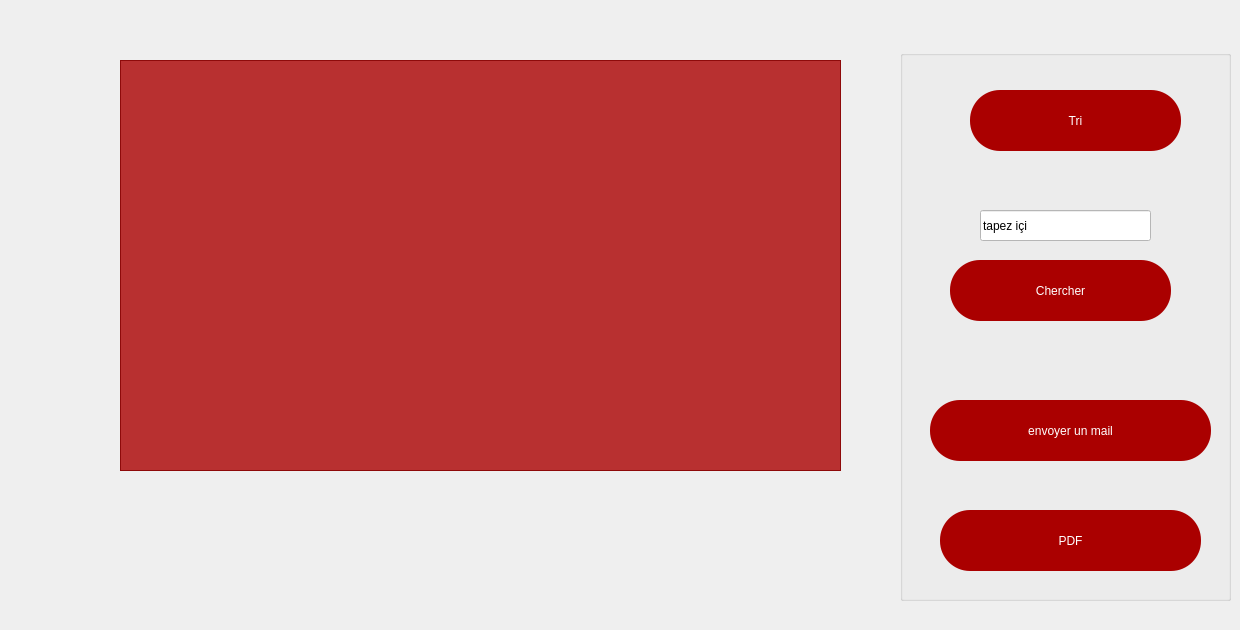
   <widget class="QWidget" name="afficherp">
    <widget class="QTableView" name="produit_2">
     <property name="enabled">
      <bool>true</bool>
     </property>
     <property name="geometry">
      <rect>
       <x>120</x>
       <y>60</y>
       <width>721</width>
       <height>411</height>
      </rect>
     </property>
     <property name="styleSheet">
      <string notr="true">background-color: rgb(170, 0, 0,80%);
font: 16pt &quot;MS Shell Dlg 2&quot;;
</string>
     </property>
    </widget>
    <widget class="QToolButton" name="retourfromaf">
     <property name="geometry">
      <rect>
       <x>70</x>
       <y>550</y>
       <width>101</width>
       <height>71</height>
      </rect>
     </property>
     <property name="text">
      <string/>
     </property>
     <property name="icon">
      <iconset>
       <normaloff>:/img/rs/retour.png</normaloff>:/img/rs/retour.png</iconset>
     </property>
     <property name="iconSize">
      <size>
       <width>60</width>
       <height>60</height>
      </size>
     </property>
     <property name="autoRaise">
      <bool>true</bool>
     </property>
    </widget>
    <widget class="QGroupBox" name="groupBox_2">
     <property name="geometry">
      <rect>
       <x>900</x>
       <y>50</y>
       <width>331</width>
       <height>551</height>
      </rect>
     </property>
     <property name="title">
      <string/>
     </property>
     <widget class="QPushButton" name="pushButton_2">
      <property name="geometry">
       <rect>
        <x>30</x>
        <y>350</y>
        <width>281</width>
        <height>61</height>
       </rect>
      </property>
      <property name="styleSheet">
       <string notr="true">font: 16pt &quot;MS Shell Dlg 2&quot;;
color: rgb(255, 255, 255);
background-color: rgb(170, 0, 0);
border-radius: 30px;</string>
      </property>
      <property name="text">
       <string>envoyer un mail</string>
      </property>
      <property name="icon">
       <iconset>
        <normaloff>:/img/rs/mailing.png</normaloff>:/img/rs/mailing.png</iconset>
      </property>
      <property name="iconSize">
       <size>
        <width>60</width>
        <height>60</height>
       </size>
      </property>
     </widget>
     <widget class="QPushButton" name="cherchep">
      <property name="geometry">
       <rect>
        <x>50</x>
        <y>210</y>
        <width>221</width>
        <height>61</height>
       </rect>
      </property>
      <property name="styleSheet">
       <string notr="true">font: 16pt &quot;MS Shell Dlg 2&quot;;
color: rgb(255, 255, 255);
background-color: rgb(170, 0, 0);
border-radius: 30px;</string>
      </property>
      <property name="text">
       <string>Chercher</string>
      </property>
      <property name="icon">
       <iconset>
        <normaloff>:/img/rs/search.png</normaloff>:/img/rs/search.png</iconset>
      </property>
      <property name="iconSize">
       <size>
        <width>60</width>
        <height>60</height>
       </size>
      </property>
     </widget>
     <widget class="QLineEdit" name="cherchp">
      <property name="geometry">
       <rect>
        <x>80</x>
        <y>160</y>
        <width>171</width>
        <height>31</height>
       </rect>
      </property>
      <property name="styleSheet">
       <string notr="true">background-color: rgb(255, 255, 255);
font: 10pt &quot;MS Shell Dlg 2&quot;;
color: rgb(0, 0, 0);</string>
      </property>
      <property name="inputMask">
       <string/>
      </property>
      <property name="text">
       <string>tapez içi</string>
      </property>
     </widget>
     <widget class="QPushButton" name="trie">
      <property name="geometry">
       <rect>
        <x>70</x>
        <y>40</y>
        <width>211</width>
        <height>61</height>
       </rect>
      </property>
      <property name="styleSheet">
       <string notr="true">font: 16pt &quot;MS Shell Dlg 2&quot;;
color: rgb(255, 255, 255);
background-color: rgb(170, 0, 0);
border-radius: 30px;</string>
      </property>
      <property name="text">
       <string>Tri</string>
      </property>
      <property name="icon">
       <iconset>
        <normaloff>:/img/rs/trie.png</normaloff>:/img/rs/trie.png</iconset>
      </property>
      <property name="iconSize">
       <size>
        <width>60</width>
        <height>60</height>
       </size>
      </property>
     </widget>
     <widget class="QPushButton" name="pushButton_10">
      <property name="geometry">
       <rect>
        <x>40</x>
        <y>460</y>
        <width>261</width>
        <height>61</height>
       </rect>
      </property>
      <property name="styleSheet">
       <string notr="true">font: 16pt &quot;MS Shell Dlg 2&quot;;
color: rgb(255, 255, 255);
background-color: rgb(170, 0, 0);
border-radius: 30px;</string>
      </property>
      <property name="text">
       <string>PDF</string>
      </property>
      <property name="icon">
       <iconset>
        <normaloff>:/img/rs/update.png</normaloff>:/img/rs/update.png</iconset>
      </property>
      <property name="iconSize">
       <size>
        <width>50</width>
        <height>50</height>
       </size>
      </property>
     </widget>
    </widget>
   </widget>
